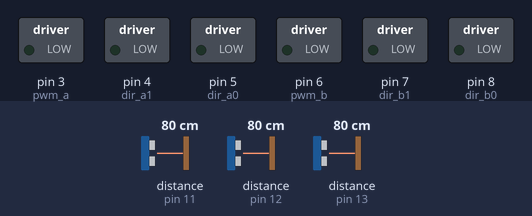
The sketch below on a simulated Arduino Uno, built with avr-gcc and run on an emulated ATmega328P. On the bench: switched loads named in the sketch (green lamp = pin HIGH). Wiring (inferred from the names in the program): 3 × ultrasonic range finder: trigger pin 2, echo pin 11 / trigger pin 9, echo pin 12 / trigger pin 10, echo pin 13. Dashed ring = blinking. The inputs (shaded band) are chosen by the test bench; at power-on: distance to the obstacle (sensors on pin 12, pin 11, pin 13) 80 cm. The echo pulse lasts 58.3 µs per cm; pins used as bus, display or sensor lines are not drawn.

Above: at 1.2 s.
1.3 s: distance to the obstacle (sensor on pin 12) set to 45 cm
2.8 s: distance to the obstacle (sensor on pin 12) set to 37 cm
At 3.1 s:
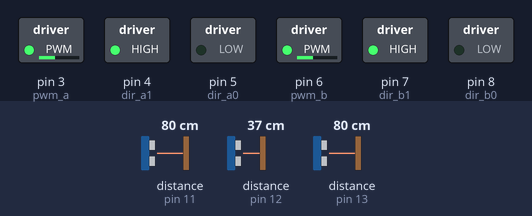
4.3 s: distance to the obstacle (sensor on pin 11) set to 2 cm
At 5.3 s:
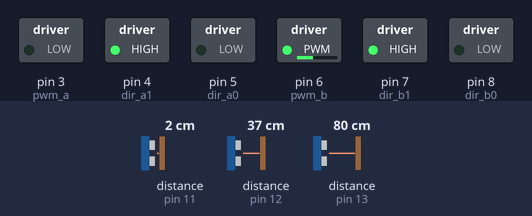
5.8 s: distance to the obstacle (sensor on pin 13) set to 2 cm
At 6.2 s:
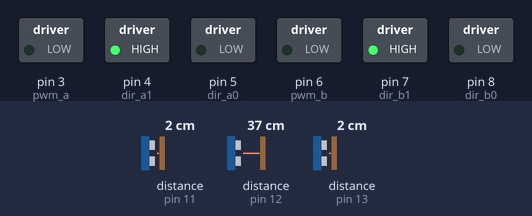
7.3 s: distance to the obstacle (sensor on pin 12) set to 17 cm
8.8 s: distance to the obstacle (sensor on pin 12) set to 13 cm
At 9.6 s:
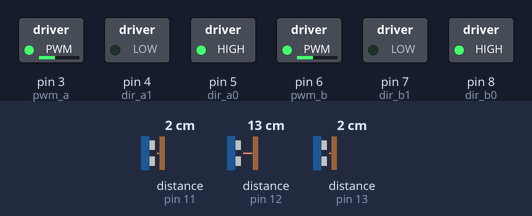
Timing chart, 0 to 12.8 s (numbered marks = the images above; inputs shaded):
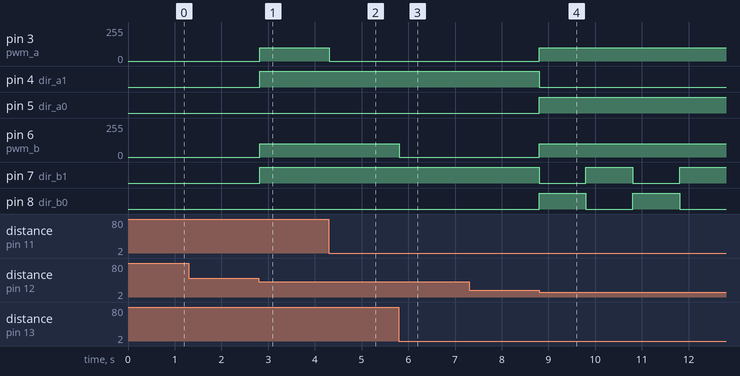

Measured:
- the behaviour switches between 41 and 40 cm on distance to the obstacle (sensor on pin 12) (found by bisection; images 0 and 1)
- the behaviour switches between 16 and 15 cm on distance to the obstacle (sensor on pin 12) (found by bisection; images 3 and 4)
- after the input at 1.3 s, every drawn part: stays the same
- after the input at 2.8 s, pin 3 (pwm_a), pin 6 (pwm_b): 0/255 → 100/255 at once; pin 4 (dir_a1), pin 7 (dir_b1): LOW → HIGH at once
- after the input at 4.3 s, pin 3 (pwm_a): 100/255 → 0/255 at once
- after the input at 5.8 s, pin 6 (pwm_b): 100/255 → 0/255 at once
- after the input at 7.3 s, every drawn part: stays the same
- after the input at 8.8 s, pin 3 (pwm_a), pin 6 (pwm_b): 0/255 → 100/255 at once; pin 4 (dir_a1): HIGH → LOW at once; pin 5 (dir_a0): LOW → HIGH at once; pin 7 (dir_b1), pin 8 (dir_b0): alternates HIGH for 1.0 s and LOW for 1.0 s, starting at once

The sketch:

main_w_dodging.ino
```cpp
/*
Lisätty Raspin käskyttämään ajosoftaan esteiden väistely ultraäänellä.

Let's see how it works.
*/

#define trigV 2     // Ultrasonic-anturit
#define echoV 11
#define trigK 9
#define echoK 12
#define trigO 10
#define echoO 13

#define pwm_a 3     // Moottoreiden ohjaus
#define pwm_b 6
#define dir_a0 5
#define dir_a1 4
#define dir_b0 8
#define dir_b1 7

char action;        // Moottoreiden muuttujat
char adjusted_speed;
int default_speed;

long duration;      // Ultran muuttujat
int distance, max, min; //, distV, distK, distO; <-- testataan josko ei määriteltäis täällä
bool control;       // Hallitsemaan onko juuri lopetettu väistely

void setup()
{

    Serial.begin(9600); // Pour a bowl of serial

    pinMode(trigV, OUTPUT);     // Ultran alustus
	pinMode(echoV, INPUT);
	pinMode(trigK, OUTPUT);
	pinMode(echoK, INPUT);
	pinMode(trigO, OUTPUT);
	pinMode(echoO, INPUT);

    pinMode(pwm_a, OUTPUT);     // Moottoreiden alustus
    pinMode(pwm_b, OUTPUT);
    pinMode(dir_a0, OUTPUT);
    pinMode(dir_a1, OUTPUT);
    pinMode(dir_b0, OUTPUT);
    pinMode(dir_b1, OUTPUT);

    default_speed = 100;        // Perusnopeus

    max = 40;                   // Ultran raja-arvot
    min = 15;

    control = false;

}

void loop()
{
    int distV = measureV();
    int distK = measureK();
    int distO = measureO();

    // Väistetään kohteita jos ollaan liian lähellä estettä
    if (distV < max or distK < max or distO < max) {
        if (!control) {
          control = !control;
        }
        drive(distV, distK, distO);
    }

    // Jos on juuri väistely eikä enää olla liian lähellä, moottorit kiinni
    else if (control) {
        control = !control;
        shutoff();
    }

    else if (Serial.available() > 1){ // Wait for serial input

        action = Serial.read();
        adjusted_speed = Serial.read();

        char forSend[2] = {action, adjusted_speed};
        Serial.write(forSend, 2);

        switch(action){ // Switch based on serial in

            case 'w': // Move Forward

                forward(adjusted_speed);
                break;

            case 's': // Move Backward

                reverse(adjusted_speed);
                break;

            case 'q': // Turn Left while moving forward

                turnL(adjusted_speed);
                break;

            case 'e': // Turn Right while moving forward

                turnR(adjusted_speed);
                break;

            case 'a': // Spin Left in place

                spinL(adjusted_speed);
                break;

            case 'd': // Spin Right in place

                spinR(adjusted_speed);
                break;

            case 'x': // Short brake

                brake();
                break;

    }
  }
}

void forward(int speed) // Move Forward
{

    digitalWrite(dir_a0, 0);
    digitalWrite(dir_a1, 1);
    digitalWrite(dir_b0, 0);
    digitalWrite(dir_b1, 1);

    analogWrite(pwm_a, speed);
    analogWrite(pwm_b, speed);

}

void reverse(int speed) // Move Backward
{

    digitalWrite(dir_a0, 1);
    digitalWrite(dir_a1, 0);
    digitalWrite(dir_b0, 1);
    digitalWrite(dir_b1, 0);

    analogWrite(pwm_a, speed);
    analogWrite(pwm_b, speed);

}

void turnL(int speed) // Turn Left while moving forward
{

    digitalWrite(dir_a0, 0);
    digitalWrite(dir_a1, 1);
    digitalWrite(dir_b0, 0);
    digitalWrite(dir_b1, 1);

    analogWrite(pwm_a, default_speed);
    analogWrite(pwm_b, speed);

}

void turnR(int speed) // Turn Right while moving forward
{

    digitalWrite(dir_a0, 0);
    digitalWrite(dir_a1, 1);
    digitalWrite(dir_b0, 0);
    digitalWrite(dir_b1, 1);

    analogWrite(pwm_a, speed);
    analogWrite(pwm_b, default_speed);

}


void spinL(int speed) // Spin Left in place
{

    digitalWrite(dir_a0, 0);
    digitalWrite(dir_a1, 1);
    digitalWrite(dir_b0, 1);
    digitalWrite(dir_b1, 0);

    analogWrite(pwm_a, speed);
    analogWrite(pwm_b, speed);

}

void spinR(int speed) // Spin Right in place
{

    digitalWrite(dir_a0, 1);
    digitalWrite(dir_a1, 0);
    digitalWrite(dir_b0, 0);
    digitalWrite(dir_b1, 1);

    analogWrite(pwm_a, speed);
    analogWrite(pwm_b, speed);

}

void brake() // Short brake
{

    digitalWrite(dir_a0, 1);
    digitalWrite(dir_a1, 1);
    digitalWrite(dir_b0, 1);
    digitalWrite(dir_b1, 1);

    analogWrite(pwm_a, 0);
    analogWrite(pwm_b, 0);

}

void shutoff() // Stop Motors w/o braking
{

    digitalWrite(dir_a0, 0);
    digitalWrite(dir_a1, 0);
    digitalWrite(dir_b0, 0);
    digitalWrite(dir_b1, 0);

    analogWrite(pwm_a, 0);
    analogWrite(pwm_b, 0);

}

/*
    Ajometodi esteiden väistelyyn
*/
void drive(int leftSensorValue, int centralSensorValue, int rightSensorValue) { // Drive forward & turn based on ultrasound distance signal. For avoiding objects.
	// Jos keskisensori aktivoituu, niin peruutetaan ja käännytään
    // Tähän pitäisi lisätä ominaisuus, jossa kaaressa ajaa takaisin kohti aiempaa kulkusuuntaansa
    // ... sitä varten tosin pitää mittailla fyysisesti että kuinka paljon se kääntyy
    if (centralSensorValue == 0) {
		reverse(default_speed);
		delay(1000);
		shutoff();
		spinR(default_speed);
		delay(1000);
		shutoff();
	}

	digitalWrite(dir_a0, 0);
	digitalWrite(dir_a1, 1);
	digitalWrite(dir_b0, 0);
	digitalWrite(dir_b1, 1);

    // Muuttujat moottoreiden hidastamiseen
    int a = float(default_speed)*(float(leftSensorValue)/float(max));
    int b = float(default_speed)*(float(rightSensorValue)/float(max));

	analogWrite(pwm_a, a);
	analogWrite(pwm_b, b);

}

/*
    Ultasound-sensorien metodit mittaamiseen
*/
int measureV() {
	return measure(2, 11);
}

int measureK() {
	return measure(9, 12);
}

int measureO() {
	return measure(10, 13);
}

int measure(int trig, int echo) { // Etäisyyden mittaaminen
	digitalWrite(trig, LOW);
	delayMicroseconds(2);
	digitalWrite(trig, HIGH);
	delayMicroseconds(10);
	digitalWrite(trig, LOW);
	duration = pulseIn(echo, HIGH);
	distance = duration * 0.034 / 2;

	if (distance > max) {
		distance = max;
	}
	if (distance < min) {
		distance = 0;
	}

	return distance;
}
```
